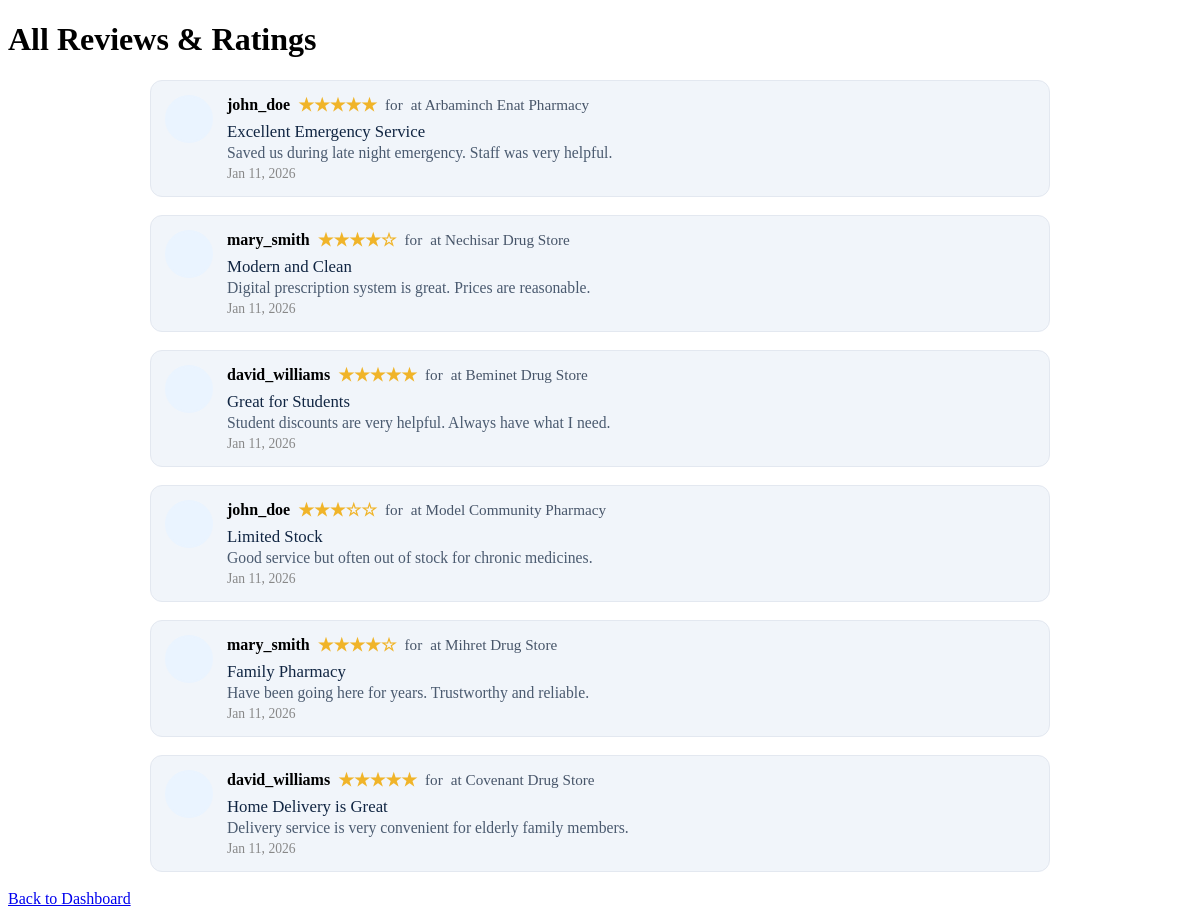
Screenshot of /admin/reviews.php (signed in) with the database file from the repository.
### tables this page shows
CREATE TABLE `reviews_and_ratings` (
  `review_id` INT(11) NOT NULL AUTO_INCREMENT,
  `user_id` INT(11) NOT NULL,
  `pharmacy_id` INT(11) DEFAULT NULL,
  `medicine_id` INT(11) DEFAULT NULL,
  `rating` TINYINT(1) NOT NULL CHECK (rating >= 1 AND rating <= 5),
  `review_title` VARCHAR(200),
  `review_text` TEXT,
  `service_quality` TINYINT(1),
  `medicine_availability` TINYINT(1),
  `staff_friendliness` TINYINT(1),
  `waiting_time` TINYINT(1),
  `cleanliness` TINYINT(1),
  `is_verified_purchase` TINYINT(1) DEFAULT 0,
  `helpful_count` INT(11) DEFAULT 0,
  `report_count` INT(11) DEFAULT 0,
  `is_approved` TINYINT(1) DEFAULT 1,
  `created_at` TIMESTAMP DEFAULT CURRENT_TIMESTAMP,
  `updated_at` TIMESTAMP DEFAULT CURRENT_TIMESTAMP ON UPDATE CURRENT_TIMESTAMP,
  PRIMARY KEY (`review_id`),
  FOREIGN KEY (`user_id`) REFERENCES `users`(`user_id`) ON DELETE CASCADE,
  FOREIGN KEY (`pharmacy_id`) REFERENCES `pharmacies`(`pharmacy_id`) ON DELETE CASCADE,
  FOREIGN KEY (`medicine_id`) REFERENCES `medicines`(`medicine_id`) ON DELETE CASCADE,
  UNIQUE KEY `unique_review` (`user_id`, `pharmacy_id`),
  INDEX `idx_pharmacy_rating` (`pharmacy_id`, `rating`),
  INDEX `idx_recent_reviews` (`created_at`)
);

CREATE TABLE `users` (
  `user_id` INT(11) NOT NULL AUTO_INCREMENT,
  `username` VARCHAR(50) NOT NULL UNIQUE,
  `email` VARCHAR(100) NOT NULL UNIQUE,
  `password_hash` VARCHAR(255) NOT NULL,
  `password_reset_token` VARCHAR(64) DEFAULT NULL,
  `password_reset_expires` DATETIME DEFAULT NULL,
  `user_type` ENUM('admin', 'pharmacy', 'user') NOT NULL DEFAULT 'user',
  `full_name` VARCHAR(100) NOT NULL,
  `phone_number` VARCHAR(20),
  `address` TEXT,
  `profile_image` VARCHAR(255) DEFAULT 'default_avatar.png',
  `is_verified` TINYINT(1) DEFAULT 0,
  `verification_token` VARCHAR(64),
  `failed_login_attempts` INT(11) DEFAULT 0,
  `account_locked_until` DATETIME DEFAULT NULL,
  `two_factor_enabled` TINYINT(1) DEFAULT 0,
  `last_login` TIMESTAMP NULL DEFAULT NULL,
  `last_ip` VARCHAR(45),
  `created_at` TIMESTAMP DEFAULT CURRENT_TIMESTAMP,
  `updated_at` TIMESTAMP DEFAULT CURRENT_TIMESTAMP ON UPDATE CURRENT_TIMESTAMP,
  PRIMARY KEY (`user_id`),
  INDEX `idx_email_verified` (`email`, `is_verified`),
  INDEX `idx_user_type` (`user_type`),
  INDEX `idx_password_reset` (`password_reset_token`, `password_reset_expires`)
);

CREATE TABLE `pharmacies` (
  `pharmacy_id` INT(11) NOT NULL AUTO_INCREMENT,
  `owner_id` INT(11) NOT NULL,
  `pharmacy_name` VARCHAR(100) NOT NULL,
  `license_number` VARCHAR(50) UNIQUE NOT NULL,
  `description` TEXT,
  `address` VARCHAR(255) NOT NULL,
  `city` VARCHAR(50) DEFAULT 'Arba Minch',
  `zone` VARCHAR(50) DEFAULT 'Gamo Zone',
  `latitude` DECIMAL(10, 8) NOT NULL,
  `longitude` DECIMAL(11, 8) NOT NULL,
  `phone` VARCHAR(20) NOT NULL,
  `whatsapp_number` VARCHAR(20),
  `email` VARCHAR(100),
  `website` VARCHAR(100),
  `working_hours` JSON,
  `emergency_services` TINYINT(1) DEFAULT 0,
  `delivery_available` TINYINT(1) DEFAULT 0,
  `payment_methods` JSON,
  `rating` DECIMAL(3,2) DEFAULT 0.00,
  `review_count` INT(11) DEFAULT 0,
  `is_verified` TINYINT(1) DEFAULT 0,
  `is_active` TINYINT(1) DEFAULT 1,
  `featured_image` VARCHAR(255) DEFAULT 'default_pharmacy.jpg',
  `gallery_images` JSON,
  `created_at` TIMESTAMP DEFAULT CURRENT_TIMESTAMP,
  `updated_at` TIMESTAMP DEFAULT CURRENT_TIMESTAMP ON UPDATE CURRENT_TIMESTAMP,
  PRIMARY KEY (`pharmacy_id`),
  FOREIGN KEY (`owner_id`) REFERENCES `users`(`user_id`) ON DELETE CASCADE,
  INDEX `idx_location` (`latitude`, `longitude`),
  INDEX `idx_city_active` (`city`, `is_active`),
  INDEX `idx_verified` (`is_verified`),
  FULLTEXT KEY `ft_search` (`pharmacy_name`, `address`, `description`)
);

### admin/reviews.php (the view, shortened to what this page needs)
<?php
$conn = getDatabaseConnection();
$reviews = $conn->query('
    SELECT r.*, m.medicine_name, u.username, p.pharmacy_name
    FROM reviews_and_ratings r
    LEFT JOIN medicines m ON r.medicine_id = m.medicine_id
    LEFT JOIN users u ON r.user_id = u.user_id
    LEFT JOIN pharmacies p ON r.pharmacy_id = p.pharmacy_id
    ORDER BY r.created_at DESC
')->fetch_all(MYSQLI_ASSOC);
?>
<!DOCTYPE html>
<html lang="en">
<head>
    <link rel="stylesheet" href="../styles/admin.css">
</head>
<body>
    <div class="admin-container">
        <h1>All Reviews & Ratings</h1>
        <div style="max-width:900px; margin:0 auto;">
        <?php if (count($reviews) === 0): ?>
            <div style="color:#888;">No reviews found.</div>
        <?php else: ?>
            <?php foreach ($reviews as $rev): ?>
                <div class="review" style="display:flex; gap:14px; align-items:flex-start; background:var(--clinical-light); border:1px solid var(--clinical-border); border-radius:12px; padding:14px; margin-bottom:18px;">
                    <div style="flex-shrink:0;">
                        <div style="width:44px; height:44px; border-radius:50%; background:#eaf4ff; display:flex; align-items:center; justify-content:center; font-size:1.3rem; color:#4b5b70; border:2px solid #eaf4ff;">
                        </div>
                    </div>
                    <div style="flex:1;">
                        <div style="display:flex; align-items:center; gap:8px;">
                            <strong><?= htmlspecialchars($rev['username']) ?></strong>
                            <span style="color:#f0b429; font-size:1.1rem; font-weight:700;">
                                <?= str_repeat('★', (int)$rev['rating']) ?><?= str_repeat('☆', max(0, 5-(int)$rev['rating'])) ?>
                            </span>
                            <span style="color:#475569; font-size:0.95rem;">for <?= htmlspecialchars($rev['medicine_name']) ?></span>
                            <span style="color:#475569; font-size:0.95rem;">at <?= htmlspecialchars($rev['pharmacy_name']) ?></span>
                        </div>
                        <div style="margin:6px 0 2px 0; color:#102542; font-size:1.05rem; font-weight:500;">
                            <?= htmlspecialchars($rev['review_title'] ?? '') ?>
                        </div>
                        <div style="color:#4b5b70; font-size:0.98rem; margin-bottom:4px;">
                            <?= nl2br(htmlspecialchars($rev['review_text'])) ?>
                        </div>
                        <div style="font-size:0.85rem; color:#888;">
                            <i class="fas fa-clock"></i> <?= date('M d, Y', strtotime($rev['created_at'])) ?>
                        </div>
                    </div>
                </div>
            <?php endforeach; ?>
        <?php endif; ?>
        </div>
        <a href="dashboard.php" class="btn">Back to Dashboard</a>
    </div>
</body>
</html>

### styles/admin.css (style rules this page uses)
:root { --clinical-white: #fff; --clinical-offwhite: #f7fafd; --clinical-light: #f1f5fa; --clinical-border: #e3e8f0; --clinical-text: #1a2233; --clinical-text-light: #4b5b70; --clinical-accent: #2563eb; --clinical-accent-2: #10b981; --clinical-accent-light: #eef1f6; --clinical-success: #10b981; --clinical-warning: #f0b429; --clinical-error: #ef4444; --clinical-emergency: #dc2626; --shadow-lg: 0 12px 28px rgba(16, 37, 66, 0.13); --shadow-card: 0 2px 12px rgba(37,99,235,0.07), 0 1.5px 4px rgba(16,37,66,0.06); --shadow-sm: 0 2px 8px rgba(16,37,66,0.07); --transition: 180ms cubic-bezier(.4,0,.2,1); --sidebar-dark-bg: #202733; --sidebar-dark-border: #2b3240; --sidebar-dark-text: #e5e7eb; --sidebar-dark-muted: #a0a8b6; --sidebar-hover: rgba(37,99,235,0.08); --sidebar-hover-alt: rgba(255, 255, 255, 0.06); --clinical-danger: #ef4444; }

### rows the page displays
reviews_and_ratings: user.username "john_doe", rating "★★★★★", pharmacy.pharmacy_name "Arbaminch Enat Pharmacy", review_title "Excellent Emergency Service", review_text "Saved us during late night emergency. Staff was very helpful.", created_at "Jan 11, 2026"
reviews_and_ratings: user.username "mary_smith", rating "★★★★", rating "☆", pharmacy.pharmacy_name "Nechisar Drug Store", review_title "Modern and Clean", review_text "Digital prescription system is great. Prices are reasonable.", created_at "Jan 11, 2026"
reviews_and_ratings: user.username "david_williams", rating "★★★★★", pharmacy.pharmacy_name "Beminet Drug Store", review_title "Great for Students", review_text "Student discounts are very helpful. Always have what I need.", created_at "Jan 11, 2026"
reviews_and_ratings: user.username "john_doe", rating "★★★", rating "☆☆", pharmacy.pharmacy_name "Model Community Pharmacy", review_title "Limited Stock", review_text "Good service but often out of stock for chronic medicines.", created_at "Jan 11, 2026"
reviews_and_ratings: user.username "mary_smith", rating "★★★★", rating "☆", pharmacy.pharmacy_name "Mihret Drug Store", review_title "Family Pharmacy", review_text "Have been going here for years. Trustworthy and reliable.", created_at "Jan 11, 2026"
reviews_and_ratings: user.username "david_williams", rating "★★★★★", pharmacy.pharmacy_name "Covenant Drug Store", review_title "Home Delivery is Great", review_text "Delivery service is very convenient for elderly family members.", created_at "Jan 11, 2026"
